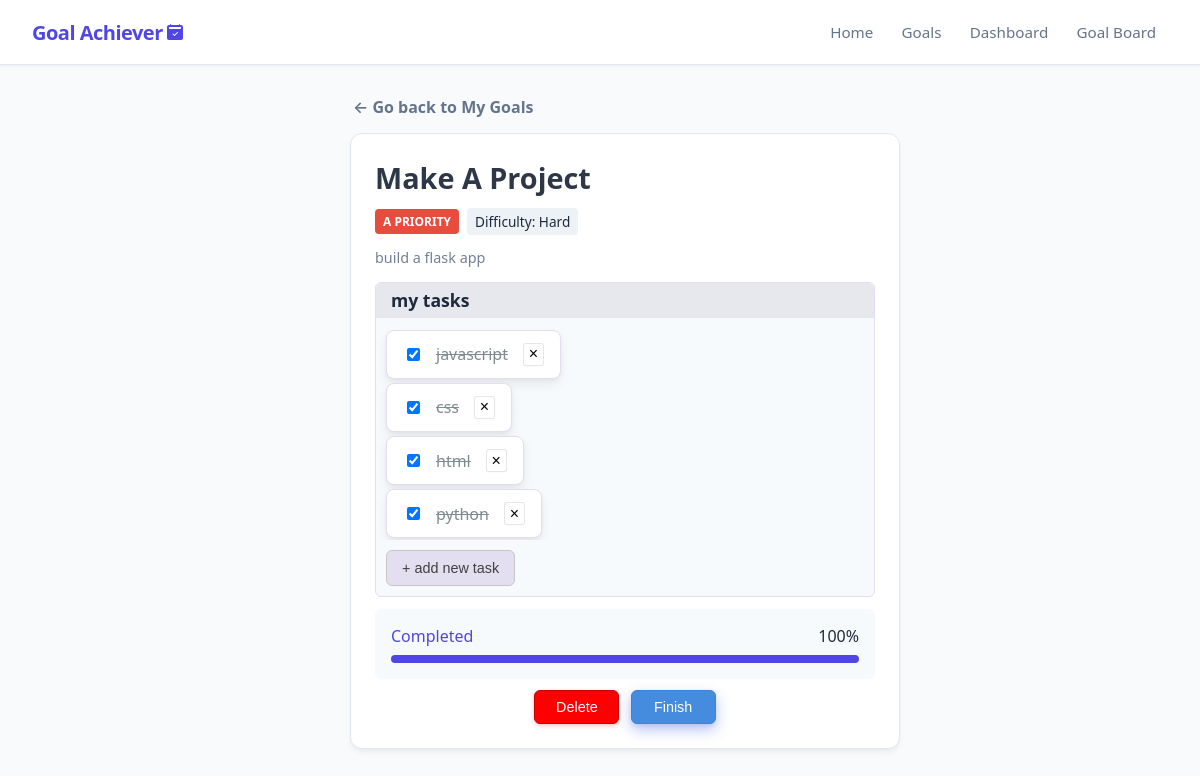
Page /goals/4 on the committed database.
### app/models_db.py (models this page shows, shortened)
class Goal(db.Model):
    __tablename__ = 'goals'
    id = db.Column(db.Integer, primary_key=True)
    title = db.Column(db.String(100), nullable=False)
    description = db.Column(db.Text, nullable=False)
    is_completed = db.Column(db.Boolean, default=False)
    is_confirmed_finished = db.Column(db.Boolean, default=False)
    progress_percentage = db.Column(db.Float, default=0.0)
    difficulty = db.Column(db.String(20), nullable=False, default='Medium')
    priority = db.Column(db.String(1), nullable=False, default='b')
    created_at = db.Column(db.DateTime, default=datetime.now(timezone.utc), nullable=False)
    tasks = db.relationship('Task', backref='goal', cascade="all, delete-orphan", lazy=True)
    def calculate_progress(self):
        total = len(self.tasks)
        if total == 0:
            self.progress_percentage = 0
        else:
            completed = sum(1 for t in self.tasks if t.is_completed)
            self.progress_percentage = int(round((completed / total) * 100))
        self.is_completed = (self.progress_percentage == 100)
    @validates('progress_percentage')
    def validate_progress(self, key, value):
        try:
            val = int(value)
            if not (0 <= val <= 100):
                raise ValueError()
        except (ValueError, TypeError):
            raise ValueError("Percentage must be between 0 and 100.")
        return val

class Task(db.Model):
    __tablename__ = 'tasks'
    id = db.Column(db.Integer, primary_key=True)
    text = db.Column(db.String(255), nullable=False)
    is_completed = db.Column(db.Boolean, default=False)
    goal_id = db.Column(db.Integer, db.ForeignKey('goals.id', ondelete='CASCADE'), nullable=False)

### app/routes.py (the view)
@main.route('/goals/<int:goal_id>')
def view_goal(goal_id):
    goal = Goal.query.get_or_404(goal_id)
    tasks_list = goal.tasks
    goal.calculate_progress()
    return render_template('view_goal.html', goal=goal, tasks=tasks_list)

### app/templates/view_goal.html (shortened to what this page needs)
{% extends "base.html" %}
{% block content %}
<div class="container" style="padding-top: 0px;">
    <div>
        <div style="padding-bottom: 15px;">
            <span class="go-back-link">
                    <a href="{{ url_for('main.show_goals') }}"
                        style="text-decoration: none; font-weight: 600; font-size: 1rem; padding-left: 3px; padding-right: 7px;">
                            ← Go back to My Goals
                    </a>
            </span>
        </div>
        <div id="goal_card">
            <div style="overflow: wrap; max-width: 500px; margin-bottom: 0.7rem;">
                {% if not goal.is_confirmed_finished %}
                <h2 style="margin: 0px; font-size: 1.8rem; color: #2d3748; padding: 0px;">{{ goal.title }}</h2>
                {% else %}
                <h2 style="margin: 0px; font-size: 1.8rem; color: #71767e; padding: 0px; text-decoration: line-through;">{{ goal.title }}</h2>
                {% endif %}
            </div>
            <div style="display: flex; gap: 0.5rem; align-items: center;">
                <span class="badge badge-{{ goal.priority }} " style="justify-content: flex-end;">{{ goal.priority | upper }} priority</span>
                <span style="background: #edf2f7; padding: 0.25rem 0.5rem; border-radius: 4px; font-size: 0.85rem; font-weight: 500;">
                    Difficulty: {{ goal.difficulty }}
                </span>
            </div>
            <div style="padding: 0.7rem 0rem 0.2rem;">
                <span style="color: #718096; width: 100%; white-space: normal; overflow-wrap: anywhere; font-size: 0.9rem;">
                    {{ goal.description or 'Nema opisa.' }}
                </span>
            </div>
            <div class="tasks-wrapper">
                <div class="tasks-header">
                    <h3>my tasks</h3>
                </div>
                <div class="tasks-container" style="margin: 10px 0px; overflow: hidden;">
                    {% if tasks %}
                        <ul class="task-list-box">
                            {% for task in tasks %}
                                <li class="task-item task-box" style="display: flex; align-items: center; justify-content: space-between;">
                                                <label style="display: flex; align-items: center; gap: 6px; cursor: pointer;">
                                                    <input
                                                        style="margin-right: 10px;"
                                                        type="checkbox"
                                                        class="task-toggle"
                                                        data-task-id="{{ task.id }}"
                                                        {% if task.is_completed %}checked{% endif %}>
                                                    <span class="{% if task.is_completed %}completed-task{% endif %}">
                                                        {{ task.text }}
                                                    </span>
                                                </label>
                                                <button
                                                    class="delete-task-btn"
                                                    aria-label="Delete task"
                                                    data-task-id="{{ task.id }}"
                                                    {% if goal.is_confirmed_finished %}disabled{% endif %}>
                                                    &times;
                                            </button>
                                            </li>
                            {% endfor %}
                        </ul>
                    {% else %}
                        <p class="no-tasks-msg">There are no tasks here.</p>
                    {% endif %}
                </div>
                <div class="task-management-box {% if goal.is_confirmed_finished %}hidden{% endif %}" data-id="{{goal.id}}">
                    <button class="new-task-btn">
                        + add new task
                    </button>
                </div>
            </div>
            <div style="background: #f7fafc; padding: 1rem; border-radius: 6px;" class="progress-bar-wrapper">
                <div style="display: flex; justify-content: space-between; margin-bottom: 0.5rem; font-weight: 500;">
                    <div class="goal-status">
                        {% if goal.is_completed %}
                            <span style="color: var(--primary); font-weight: 500;">Completed</span>
                        {% else %}
                            <span style="color: #b364de; font-weight: 500;">In Progress</span>
                        {% endif %}
                    </div>
                    <span class="progress-percentage">{{ goal.progress_percentage | round | int }}%</span>
                </div>
                <div class="progress-bar" style="width: 100%; background: #e2e8f0; height: 8px; border-radius: 4px; overflow: hidden;">
                    <div class="progress-bar-fill" style="--progress: {{ goal.progress_percentage|int }}%; width: var(--progress); background: var(--primary); height: 100%; transition: width 0.3s ease;"></div>
                </div>
            </div>
            <div style="display: flex; justify-content: center; gap: 0.7em;">
                <form
                action="{{ url_for('main.delete_goal', goal_id=goal.id) }}"
                method="POST"
                onsubmit="return confirm('Are you sure you want to delete this goal?');">
                    <button type="submit" id="delete-goal-btn">
                        Delete
                    </button>
                </form>
                    <form action="{{ url_for('main.finish_goal', goal_id=goal.id) }}" method="POST" class="{{ 'hidden' if goal.is_confirmed_finished }}">
                        <button type="submit" id="mark-goal-btn" class="finish-goal-btn" data-id="{{ goal.id }}">
                            Finish
                        </button>
                    </form>
            </div>
        </div>
    </div>
</div>
{% endblock %}

### app/static/style.css (style rules this page uses)
:root { --bg-color: #f8fafc; --card-bg: #ffffff; --text-main: #1e293b; --text-muted: #64748b; --border-color: #e2e8f0; --primary: #4f46e5; --primary-hover: #4338ca; --success: #22c55e; --pending: #f59e0b; --head-bg: #f3f2f4; --card-border-color: #e4dcf0; }
body { font-family: system-ui, -apple-system, BlinkMacSystemFont, 'Segoe UI', Roboto, Helvetica, Arial, sans-serif; background-color: var(--bg-color); color: var(--text-main); margin: 0; padding: 2rem; display: flex; justify-content: center; padding-top: calc(64px + 2rem); }
.container { display: flex; width: 100%; max-width: 550px; }
#goal_card { min-width: 450px; width: 100%; overflow: hidden; background: var(--card-bg); padding: 1.5rem; border-radius: 12px; box-shadow: 0 4px 6px -1px rgba(0, 0, 0, 0.05), 0 2px 4px -1px rgba(0, 0, 0, 0.03); border: 1px solid var(--border-color); }
h1, h2, h3, a, .goal-title { white-space: nowrap; overflow: hidden; text-overflow: ellipsis; max-width: 100%; }
h2 { color: var(--text-main); text-transform: capitalize; font-size: 1.1em; font-weight: 600; margin: 0 auto; }
h3 { font-style: normal; color: #3f3f3f; margin: 5px 0px; font-size: 1.1em; font-weight: 600; padding: 0 auto; }
.badge { padding: 4px 8px; border-radius: 4px; font-size: 12px; font-weight: bold; text-transform: uppercase; }
.badge-a { background-color: #e74c3c; color: white; }
.go-back-link { margin-bottom: 20px; user-select: none; background-color: transparent; border-radius: 4px; transition: 0.2s ease; }
.go-back-link a { color: var(--primary-hover); color: var(--text-muted); }
.task-management-box { margin: 10px; }
.new-task-btn { height: 36px; border: #c8c6c6 1px solid; border-radius: 6px; background-color: #e3def0; color: rgb(65, 65, 65); width: fit-content; padding: 0 15px; font-size: 0.9rem; transition: transform 0.2s ease; }
ul { display: flex; flex-direction:column; gap: 0rem; }
.badge { padding: 0.25rem 0.5rem; border-radius: 4px; font-size: 0.75rem; font-weight: 600; text-transform: uppercase; }
button[type="submit"] { width: auto; min-width: 120px; padding: 0.75rem 1.5rem; border: none; border-radius: 6px; font-size: 0.95rem; font-weight: 500; cursor: pointer; display: block; margin-left: auto; }
button[type="submit"], #open_form_btn { border: none; background-color: var(--primary); color: #ffffff; border-radius: 8px; font-weight: 500; cursor: pointer; box-shadow: 0 2px 5px rgba(124, 58, 237, 0.25), 0 1px 2px rgba(0, 0, 0, 0.05); transition: transform 0.2s ease, box-shadow 0.2s ease, background-color 0.2s ease; }
#delete-goal-btn, #mark-goal-btn { font-size: 0.9rem; margin: 0px; padding: 8px 0px; min-width: 85px; border-radius: 6px; border: #cb0202 1px solid; background-color: red; box-shadow: 0 2px 5px rgba(237, 58, 58, 0.25), 0 1px 2px rgba(0, 0, 0, 0.05); }
#mark-goal-btn { border: rgb(57, 132, 223) 1px solid; background-color: rgb(69, 140, 222); box-shadow: 0 6px 14px rgba(58, 88, 237, 0.35), 0 2px 4px rgba(0, 0, 0, 0.08); }
.completed-task { text-decoration: line-through; color: #7f8c8d; }
li { padding-right: 10px; display: flex; justify-content: flex-start; text-align: left; border-radius: 8px; padding: 4px; }
.task-box { background: transparent; width: fit-content; max-width: 300px; padding: 0.75rem 1rem; margin: 2px 0; color: var(--text-main); border: 1px solid var(--card-border-color); border-radius: 8px; white-space: normal; overflow-wrap: anywhere; box-shadow: 0 2px 4px rgba(0, 0, 0, 0.04), 0 6px 12px rgba(0, 0, 0, 0.06); transition: transform 0.2s ease, box-shadow 0.2s ease; user-select: none; -webkit-user-select: none; }
.delete-task-btn { background-color: #FFFFFF; border: 1px solid rgba(24, 24, 24, 0.101); box-shadow: rgba(0, 0, 0, 0.02) 0 1px 3px 0; align-items: center; border-radius: 3px; color: #000; cursor: pointer; user-select: none; margin-left: 15px; font-size: 1rem; padding: 0.1rem 0.3rem; }
.tasks-header { width: 100%; border-bottom: #e5e5e5 1px solid; padding: 1px 0px; margin: 0px; border-radius: 6px 6px 0px 0px; background-color: #e7e7ee; }
.tasks-header h3 { margin: 4px 15px; color: var(--text-main); }
.tasks-wrapper { border: var(--card-border-color) 1px solid; box-sizing: border-box; width: 100%; background-color: #f7fafc; border-radius: 6px; display: flow-root; margin-top: 10px; }
.task-item { background-color: var(--card-bg); margin-left: 10px; }
.progress-bar-wrapper { margin: 0.7rem 0; background-color: #f7fafc; }
.task-list-box { list-style-type: none; padding: 0px; margin: 0px; }

### rows in the picture
Goal: title "Make A Project", priority "A", difficulty "Hard", description "build a flask app", is_confirmed_finished "☑", progress_percentage "100"
Task: text "javascript"
Task: text "css"
Task: text "html"
Task: text "python"
